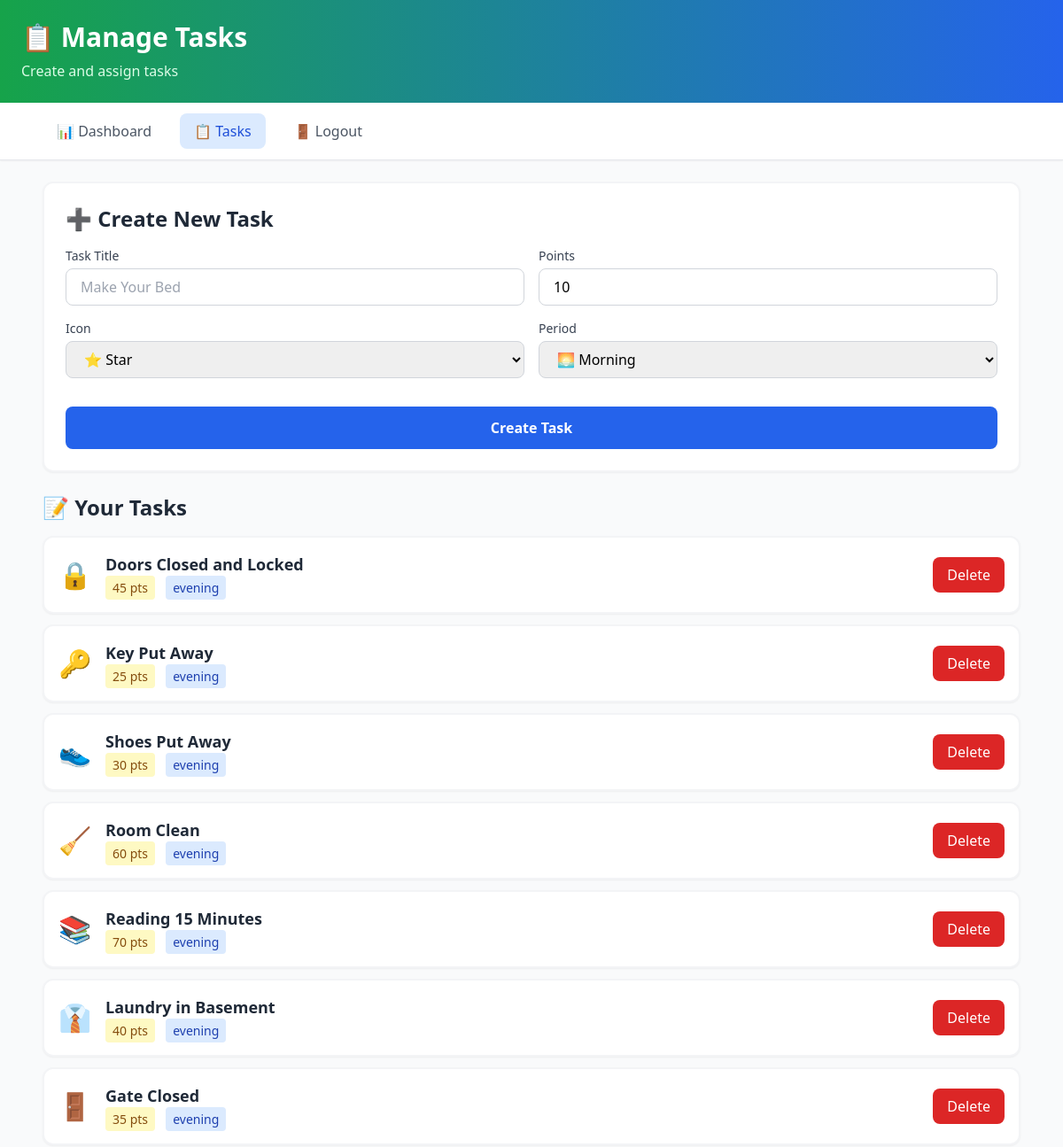
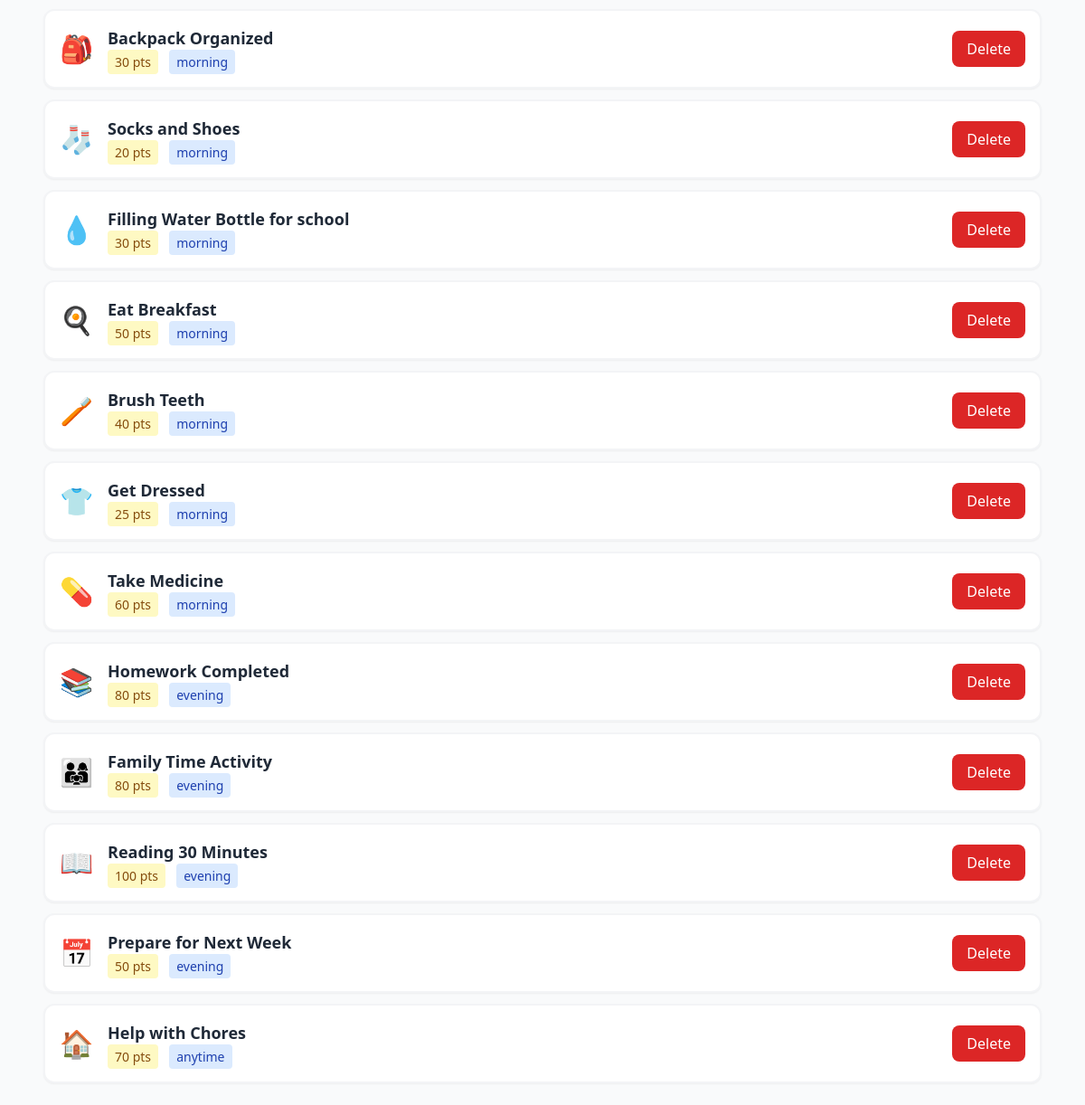
The app's page /parent/manage-tasks (signed in) with its own data (2 pictures, top to bottom).
### main.py (models this page shows)
class Task(Base):
    __tablename__ = "tasks"
    id = Column(Integer, primary_key=True, index=True)
    family_id = Column(Integer, ForeignKey("families.id"))
    title = Column(String, nullable=False)
    points = Column(Integer, default=10)
    icon = Column(String, default="⭐")
    period = Column(String, default="anytime")  # morning, evening, anytime
    category = Column(String, default="daily")  # daily, bonus, general
    day_type = Column(String, default="anyday")  # weekday, weekend, anyday
    created_at = Column(DateTime, default=datetime.utcnow)
    family = relationship("Family", back_populates="tasks")
    assignments = relationship("TaskAssignment", back_populates="task", cascade="all, delete-orphan")

### main.py (the view)
@app.get("/parent/manage-tasks", response_class=HTMLResponse)
async def manage_tasks(request: Request, db: Session = Depends(get_db)):
    user = get_current_user(request, db)
    if not user or user.role not in ["admin", "parent"]:
        return RedirectResponse("/", status_code=303)
    tasks = db.query(Task).filter(Task.family_id == user.family_id).all()
    children = db.query(User).filter(
        User.family_id == user.family_id,
        User.role == "child"
    ).all()
    return templates.TemplateResponse("manage_tasks.html", {
        "request": request,
        "user": user,
        "tasks": tasks,
        "children": children
    })

### templates/manage_tasks.html (shortened to what this page needs)
{% extends "base.html" %}
{% block content %}
<div class="min-h-screen bg-gray-50">
    <div class="bg-gradient-to-r from-green-600 to-blue-600 text-white p-6 shadow-lg">
        <div class="max-w-6xl mx-auto">
            <h1 class="text-3xl font-bold mb-2">📋 Manage Tasks</h1>
            <p class="text-green-100">Create and assign tasks</p>
        </div>
    </div>
    <div class="bg-white shadow-sm border-b">
        <div class="max-w-6xl mx-auto px-6 py-3">
            <div class="flex space-x-4">
                <a href="/parent/dashboard" class="px-4 py-2 text-gray-600 hover:bg-gray-100 rounded-lg font-medium">📊 Dashboard</a>
                <a href="/parent/manage-tasks" class="px-4 py-2 bg-blue-100 text-blue-700 rounded-lg font-medium">📋 Tasks</a>
                <a href="/logout" class="px-4 py-2 text-gray-600 hover:bg-gray-100 rounded-lg font-medium ml-auto">🚪 Logout</a>
            </div>
        </div>
    </div>
    <div class="max-w-6xl mx-auto p-6 space-y-6">
        <div class="bg-white rounded-xl p-6 shadow-sm border-2 border-gray-100">
            <h2 class="text-2xl font-bold text-gray-800 mb-4">➕ Create New Task</h2>
            <form hx-post="/parent/create-task" hx-target="#create-message" class="space-y-4">
                <div class="grid md:grid-cols-2 gap-4">
                    <div>
                        <label class="block text-sm font-medium text-gray-700 mb-1">Task Title</label>
                        <input type="text" name="title" required class="w-full px-4 py-2 border border-gray-300 rounded-lg" placeholder="Make Your Bed">
                    </div>
                    <div>
                        <label class="block text-sm font-medium text-gray-700 mb-1">Points</label>
                        <input type="number" name="points" required min="1" value="10" class="w-full px-4 py-2 border border-gray-300 rounded-lg">
                    </div>
                    <div>
                        <label class="block text-sm font-medium text-gray-700 mb-1">Icon</label>
                        <select name="icon" class="w-full px-4 py-2 border border-gray-300 rounded-lg">
                            <option value="⭐">⭐ Star</option>
                        </select>
                    </div>
                    <div>
                        <label class="block text-sm font-medium text-gray-700 mb-1">Period</label>
                        <select name="period" class="w-full px-4 py-2 border border-gray-300 rounded-lg">
                            <option value="morning">🌅 Morning</option>
                        </select>
                    </div>
                </div>
                <button type="submit" class="w-full bg-blue-600 text-white py-3 rounded-lg font-semibold hover:bg-blue-700">Create Task</button>
            </form>
        </div>
        <div>
            <h2 class="text-2xl font-bold text-gray-800 mb-4">📝 Your Tasks</h2>
            {% if tasks %}
            <div class="space-y-3">
                {% for task in tasks %}
                <div class="bg-white rounded-xl p-4 shadow-sm border-2 border-gray-100">
                    <div class="flex items-center justify-between">
                        <div class="flex items-center space-x-4">
                            <div class="text-3xl">{{ task.icon }}</div>
                            <div>
                                <h3 class="font-semibold text-gray-800 text-lg">{{ task.title }}</h3>
                                <span class="text-sm bg-yellow-100 text-yellow-800 px-2 py-1 rounded">{{ task.points }} pts</span>
                                <span class="text-sm bg-blue-100 text-blue-800 px-2 py-1 rounded ml-2">{{ task.period }}</span>
                            </div>
                        </div>
                        <button hx-post="/parent/delete-task/{{ task.id }}" hx-confirm="Delete?" hx-target="closest .bg-white" hx-swap="outerHTML" class="px-4 py-2 bg-red-600 text-white rounded-lg hover:bg-red-700">Delete</button>
                    </div>
                </div>
                {% endfor %}
            </div>
            {% else %}
            <div class="text-center py-12 bg-white rounded-xl">
                <div class="text-6xl mb-4">📝</div>
                <h3 class="text-2xl font-bold text-gray-800 mb-2">No tasks yet</h3>
                <p class="text-gray-600">Create your first task above!</p>
            </div>
            {% endif %}
        </div>
    </div>
</div>
{% endblock %}

### templates/base.html (shortened to what this page needs)
<!DOCTYPE html>
<html lang="en">
<head>
    <script src="https://cdn.tailwindcss.com"></script>
</head>
<body class="bg-gray-50">
    {% block content %}{% endblock %}
</body>
</html>

### records on screen
Task: icon "🔒", title "Doors Closed and Locked", points "45", period "evening"
Task: icon "🔑", title "Key Put Away", points "25", period "evening"
Task: icon "👟", title "Shoes Put Away", points "30", period "evening"
Task: icon "🧹", title "Room Clean", points "60", period "evening"
Task: icon "📚", title "Reading 15 Minutes", points "70", period "evening"
Task: icon "👔", title "Laundry in Basement", points "40", period "evening"
Task: icon "🚪", title "Gate Closed", points "35", period "evening"
Task: icon "🎒", title "Backpack Organized", points "30", period "morning"
Task: icon "🧦", title "Socks and Shoes", points "20", period "morning"
Task: icon "💧", title "Filling Water Bottle for school", points "30", period "morning"
Task: icon "🍳", title "Eat Breakfast", points "50", period "morning"
Task: icon "🪥", title "Brush Teeth", points "40", period "morning"
Task: icon "👕", title "Get Dressed", points "25", period "morning"
Task: icon "💊", title "Take Medicine", points "60", period "morning"
Task: icon "📚", title "Homework Completed", points "80", period "evening"
Task: icon "👨‍👩‍👧", title "Family Time Activity", points "80", period "evening"
Task: icon "📖", title "Reading 30 Minutes", points "100", period "evening"
Task: icon "📅", title "Prepare for Next Week", points "50", period "evening"
Task: icon "🏠", title "Help with Chores", points "70", period "anytime"
